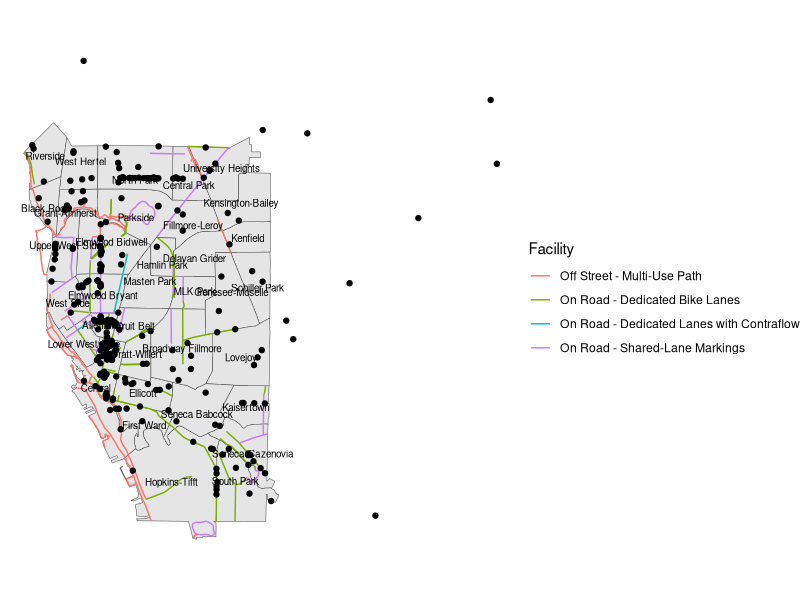
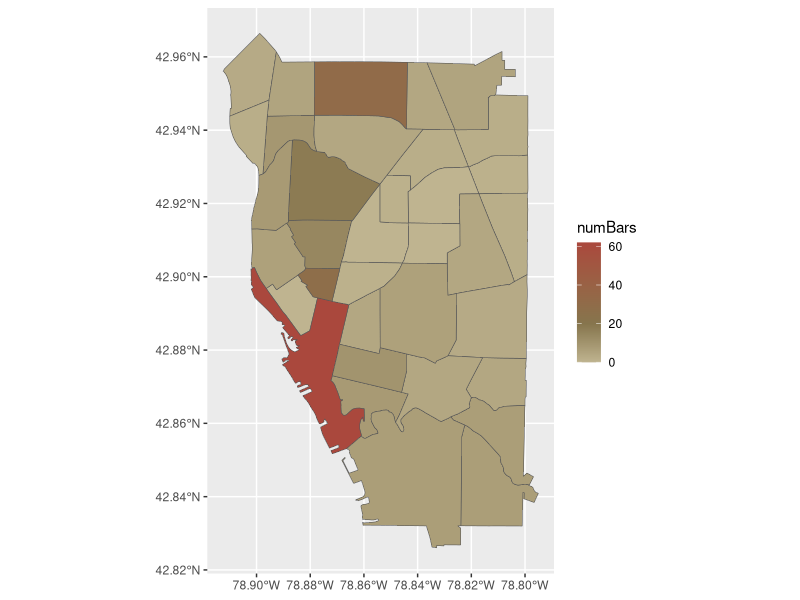

Source code (R) for these figures, in order:
require(tidyverse)
require(sf)

neighborhoods <- read_csv("data/neighborhoods.csv") %>%
  st_as_sf(
    wkt = "Geometry",
    crs = st_crs("EPSG:4269")
  )

bike_lanes <- read_csv("data/bike_lanes.csv") %>%
  st_as_sf(
    wkt = "Geometry",
    crs = st_crs("EPSG:4269")
  )

bars <- read_csv("data/bars.csv") %>%
  # filter(!grepl("WEST SENECA", `Additional Address Information`), fixed=TRUE) %>%
  # filter(`Zip Code` %in% 
  #          c(14201, 14202, 14203, 14204, 14206, 
  #            14207, 14208, 14209, 14210, 14211, 
  #            14212, 14213, 14214, 14215, 14216, 14218, 14220, 14222)
  #        ) %>%
  filter(!is.na(Georeference), Georeference != "") %>%
  select(LegalName, Georeference) %>%
  st_as_sf(
    wkt = "Georeference",
    crs = st_crs("EPSG:4269")
  )

map <- ggplot() +
  geom_sf(
    data = neighborhoods
  ) +
  geom_sf(
    data = bike_lanes,
    aes(color = `Facility`)
  ) +
  geom_sf(
    data = bars
  ) +
  geom_sf_text(
    data = neighborhoods, 
    aes(label = `Neighborhood Name`), 
    size = 2.5,
  ) +
  theme_void()

map

intersection <- st_intersects(
    x = neighborhoods,
    y = bars
  )

neighborhoods <- mutate(
    neighborhoods,
    numBars = lengths(intersection)
  )

countmap <- ggplot() +
  geom_sf(
    data = neighborhoods,
    aes(fill = numBars)
  ) +
  scale_fill_gradient2(
    low = "#ffffe0",
    mid = "#86754d",
    high = "#aa483d",
    midpoint = 20
  )

countmap
